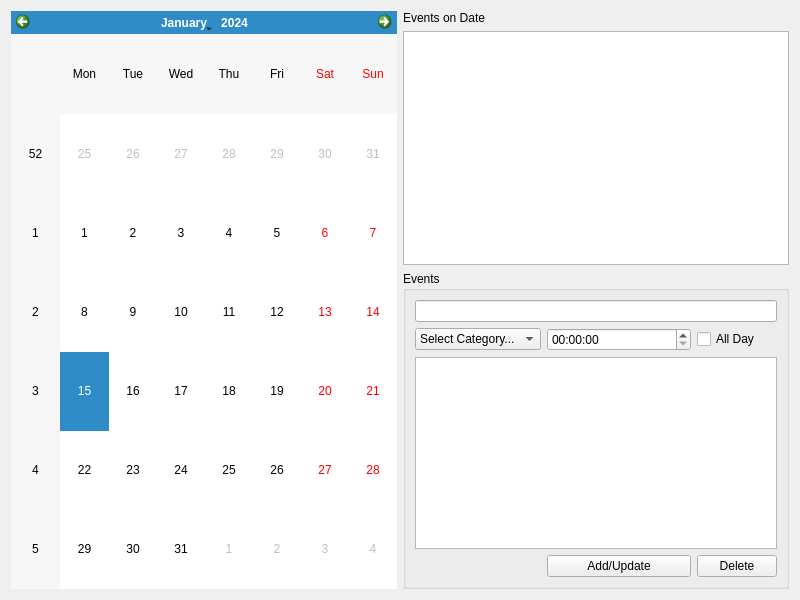
<?xml version="1.0" encoding="UTF-8"?>
<ui version="4.0">
 <class>MainWindow</class>
 <widget class="QWidget" name="MainWindow">
  <property name="geometry">
   <rect>
    <x>0</x>
    <y>0</y>
    <width>800</width>
    <height>600</height>
   </rect>
  </property>
  <property name="sizePolicy">
   <sizepolicy hsizetype="Preferred" vsizetype="Preferred">
    <horstretch>0</horstretch>
    <verstretch>0</verstretch>
   </sizepolicy>
  </property>
  <property name="windowTitle">
   <string>My Calendar App</string>
  </property>
  <layout class="QHBoxLayout" name="horizontalLayout">
   <item>
    <widget class="QCalendarWidget" name="calendar">
     <property name="sizePolicy">
      <sizepolicy hsizetype="Expanding" vsizetype="Expanding">
       <horstretch>0</horstretch>
       <verstretch>0</verstretch>
      </sizepolicy>
     </property>
    </widget>
   </item>
   <item>
    <layout class="QVBoxLayout" name="verticalLayout">
     <item>
      <widget class="QLabel" name="label">
       <property name="text">
        <string>Events on Date</string>
       </property>
      </widget>
     </item>
     <item>
      <widget class="QListWidget" name="event_list"/>
     </item>
     <item>
      <widget class="QGroupBox" name="groupBox">
       <property name="sizePolicy">
        <sizepolicy hsizetype="Preferred" vsizetype="Preferred">
         <horstretch>0</horstretch>
         <verstretch>0</verstretch>
        </sizepolicy>
       </property>
       <property name="title">
        <string>Events</string>
       </property>
       <layout class="QGridLayout" name="gridLayout">
        <item row="1" column="2">
         <widget class="QCheckBox" name="allday_check">
          <property name="sizePolicy">
           <sizepolicy hsizetype="Minimum" vsizetype="Fixed">
            <horstretch>0</horstretch>
            <verstretch>0</verstretch>
           </sizepolicy>
          </property>
          <property name="text">
           <string>All Day</string>
          </property>
         </widget>
        </item>
        <item row="1" column="0">
         <widget class="QComboBox" name="event_category">
          <item>
           <property name="text">
            <string>Select Category...</string>
           </property>
          </item>
          <item>
           <property name="text">
            <string>New...</string>
           </property>
          </item>
          <item>
           <property name="text">
            <string>Work</string>
           </property>
          </item>
          <item>
           <property name="text">
            <string>Meeting</string>
           </property>
          </item>
          <item>
           <property name="text">
            <string>Doctor</string>
           </property>
          </item>
          <item>
           <property name="text">
            <string>Family</string>
           </property>
          </item>
         </widget>
        </item>
        <item row="0" column="0" colspan="3">
         <widget class="QLineEdit" name="event_title"/>
        </item>
        <item row="1" column="1">
         <widget class="QTimeEdit" name="event_time">
          <property name="sizePolicy">
           <sizepolicy hsizetype="Expanding" vsizetype="Fixed">
            <horstretch>0</horstretch>
            <verstretch>0</verstretch>
           </sizepolicy>
          </property>
         </widget>
        </item>
        <item row="2" column="0" colspan="3">
         <widget class="QTextEdit" name="event_details"/>
        </item>
        <item row="3" column="1">
         <widget class="QPushButton" name="add_button">
          <property name="text">
           <string>Add/Update</string>
          </property>
         </widget>
        </item>
        <item row="3" column="2">
         <widget class="QPushButton" name="del_button">
          <property name="text">
           <string>Delete</string>
          </property>
         </widget>
        </item>
       </layout>
      </widget>
     </item>
    </layout>
   </item>
  </layout>
 </widget>
 <resources/>
 <connections/>
</ui>
